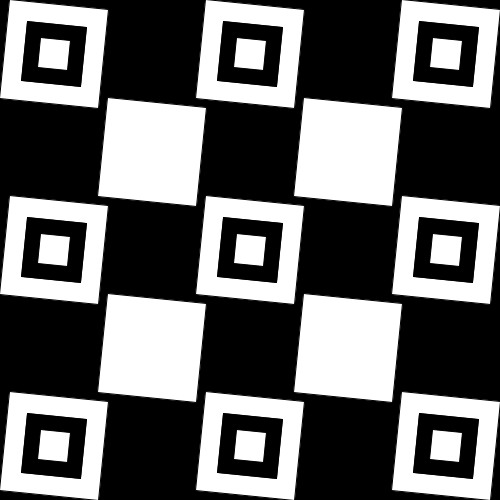
Frame 1 (no input)
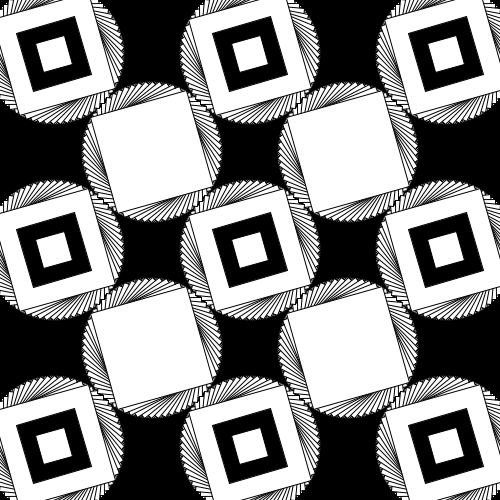
Frame 60 (the mouse pressed at the canvas centre just before this capture)
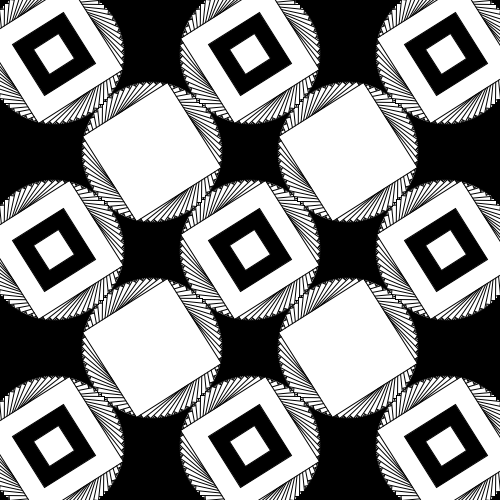
Frame 120 (the mouse held since frame 60 and released just before this capture)

The Processing sketch that drew these frames (run headless with seeded random() and noise(); from frame 60 on, the mouse is pressed at the canvas centre):

// Processing sketch: processing_112983
// ── processing_112983.pde

float angle = 0.0;
float timer = 0.0;
float hue = 0;
float b = 0.0;
float c = 0.0;
float d = 0.0;
float z = 0.0;
float w = 0.0;
//float s = 1;
//float sa = 0.05;

void setup()
{
  size(500,500);
  background(0,0,0);
  colorMode(HSB, 360, 100, 100);
}

void draw()
{
  angle += 0.1;
  timer = timer + 0.0167;
  hue = hue + 1;
  
  if(hue >= 360)
  {
    hue = 0;
  }
  if(timer > 10 && timer < 18)
  {
    drawGradient();
  }
  if(timer >= 19 && timer < 30)
  {
  drawCircle(150);
  drawCircle(50);
  drawCircle(100);
  drawCircle(200);
  }
  if(timer > 10 && timer < 18)
  {
    drawEllipse();
    drawRect();
  }
  
  if(timer < 10)
  {

  //FIRST PHASE, ROTATING RECTANGLES
  rectMode(CENTER);
  pushMatrix();
  translate(250,250);
  rotate(angle);
  fill(#FFFFFF);
  rect(0,0,100,100);
  popMatrix();

  rectMode(CENTER);
  pushMatrix();
  translate(250,250);
  rotate(angle);
  fill(0);
  rect(0,0,60,60);
  popMatrix();
  
  rectMode(CENTER);
  pushMatrix();
  translate(250,250);
  rotate(angle);
  fill(#FFFFFF);
  rect(0,0,30,30);
  popMatrix();
  
  pushMatrix();
  translate(152,152);
  rotate(angle);
  fill(#FFFFFF);
  rect(0,0,100,100);
  popMatrix();
  
  pushMatrix();
  translate(348,348);
  rotate(angle);
  fill(#FFFFFF);
  rect(0,0,100,100);
  popMatrix();
  
  pushMatrix();
  translate(348,152);
  rotate(angle);
  fill(#FFFFFF);
  rect(0,0,100,100);
  popMatrix();
  
  pushMatrix();
  translate(152,348);
  rotate(angle);
  fill(#FFFFFF);
  rect(0,0,100,100);
  popMatrix();
  
  pushMatrix();
  translate(54,250);
  rotate(angle);
  fill(#FFFFFF);
  rect(0,0,100,100);
  popMatrix();
  
  pushMatrix();
  translate(54,250);
  rotate(angle);
  fill(0);
  rect(0,0,60,60);
  popMatrix();
  
  pushMatrix();
  translate(54,250);
  rotate(angle);
  fill(#FFFFFF);
  rect(0,0,30,30);
  popMatrix();
  
  pushMatrix();
  translate(446,250);
  rotate(angle);
  fill(#FFFFFF);
  rect(0,0,100,100);
  popMatrix();
  
  pushMatrix();
  translate(446,250);
  rotate(angle);
  fill(0);
  rect(0,0,60,60);
  popMatrix();
  
  pushMatrix();
  translate(446,250);
  rotate(angle);
  fill(#FFFFFF);
  rect(0,0,30,30);
  popMatrix();
  
  pushMatrix();
  translate(250,54);
  rotate(angle);
  fill(#FFFFFF);
  rect(0,0,100,100);
  popMatrix();
  
  pushMatrix();
  translate(250,54);
  rotate(angle);
  fill(0);
  rect(0,0,60,60);
  popMatrix();
  
  pushMatrix();
  translate(250,54);
  rotate(angle);
  fill(#FFFFFF);
  rect(0,0,30,30);
  popMatrix();
  
  pushMatrix();
  translate(250,446);
  rotate(angle);
  fill(#FFFFFF);
  rect(0,0,100,100);
  popMatrix();
  
  pushMatrix();
  translate(250,446);
  rotate(angle);
  fill(0);
  rect(0,0,60,60);
  popMatrix();
  
  pushMatrix();
  translate(250,446);
  rotate(angle);
  fill(#FFFFFF);
  rect(0,0,30,30);
  popMatrix();
  
  pushMatrix();
  translate(54,54);
  rotate(angle);
  fill(#FFFFFF);
  rect(0,0,100,100);
  popMatrix();
  
  pushMatrix();
  translate(54,54);
  rotate(angle);
  fill(0);
  rect(0,0,60,60);
  popMatrix();
  
  pushMatrix();
  translate(54,54);
  rotate(angle);
  fill(#FFFFFF);
  rect(0,0,30,30);
  popMatrix();
  
  pushMatrix();
  translate(54,446);
  rotate(angle);
  fill(#FFFFFF);
  rect(0,0,100,100);
  popMatrix();
  
  pushMatrix();
  translate(54,446);
  rotate(angle);
  fill(0);
  rect(0,0,60,60);
  popMatrix();
  
  pushMatrix();
  translate(54,446);
  rotate(angle);
  fill(#FFFFFF);
  rect(0,0,30,30);
  popMatrix();
  
  pushMatrix();
  translate(446,54);
  rotate(angle);
  fill(#FFFFFF);
  rect(0,0,100,100);
  popMatrix();
  
  pushMatrix();
  translate(446,54);
  rotate(angle);
  fill(0);
  rect(0,0,60,60);
  popMatrix();
  
  pushMatrix();
  translate(446,54);
  rotate(angle);
  fill(#FFFFFF);
  rect(0,0,30,30);
  popMatrix();
  
  pushMatrix();
  translate(446,446);
  rotate(angle);
  fill(#FFFFFF);
  rect(0,0,100,100);
  popMatrix();
  
  pushMatrix();
  translate(446,446);
  rotate(angle);
  fill(0);
  rect(0,0,60,60);
  popMatrix();
  
  pushMatrix();
  translate(446,446);
  rotate(angle);
  fill(#FFFFFF);
  rect(0,0,30,30);
  popMatrix();
  }
}

//SECOND PHASE, GRADIENT AND FLOATING EYEBALLS
void drawGradient()
{
 if(timer > 10 && timer < 17)
 {
  for(int a = 0; a < width; a = a + 1)
  {
    float gradPercent = a / (float)width;
    stroke(hue, 100, 100 * gradPercent);
    line(a, 0, a, height);
  }
 }
  if(timer >= 17 && timer < 19)
  {
    background(0,0,0);
  }
}

float eX = 0.0;
void drawEllipse()
{
  eX += 1.4;
  //if (ellipseX > width)
  //{
    //ellipseX = 0;
  //}
  float b = 10;
  float c = 70;
  float d = radians(eX * b);
  float eY = sin(d) * c;
  
  eY = cos(d) * c;
  fill(#FFFFFF);
  ellipse(eX, height/2 + eY, 100, 100);
  fill(#E7E84B);
  ellipse(eX, height/2 + eY, 60, 60);
  fill(#000000);
  ellipse(eX, height/2 + eY, 30, 30);
  fill(#FFFFFF);
  ellipse(height/2 + eY, eX, 100, 100);
  fill(#E7E84B);
  ellipse(height/2 + eY, eX, 60, 60);
  fill(#000000);
  ellipse(height/2 + eY, eX, 30, 30);
  //float d = radians(b*2);
  //b += 10;
  //c = 100 + cos(d)*20;
  //rotate(radians(5));
  //ellipse(b,c,100,100);
}

void drawRect()
{
  pushMatrix();
  rotate(radians(5));
  scale(angle, angle);
  fill(#8FE89E);
  rect(z,w,100,100);
  angle = radians(z/2);
  z += 10;
  w = 100 + sin(angle)*100;
  popMatrix();
}

//THIRD PHASE, REALLY QUICK "NOISY" CIRCLE
void drawCircle(float radius) 
{ 
  int centX = width / 2; 
  int centY = height / 2; 

  float x, y; 
  float lastx = centX + (radius * cos(0)); 
  float lasty = centY + (radius * sin(0)); 
  
  for (float ang = 0; ang <= 360; ang += 5)  
  {     
    float rad = radians(ang);    

    x = centX + (radius * cos(rad)) + random(-10, 10); 
    y = centY + (radius * sin(rad)) + random(-2, 2); 
    line(lastx, lasty, x, y); 
    lastx = x; 
    lasty = y; 
  } 
}
